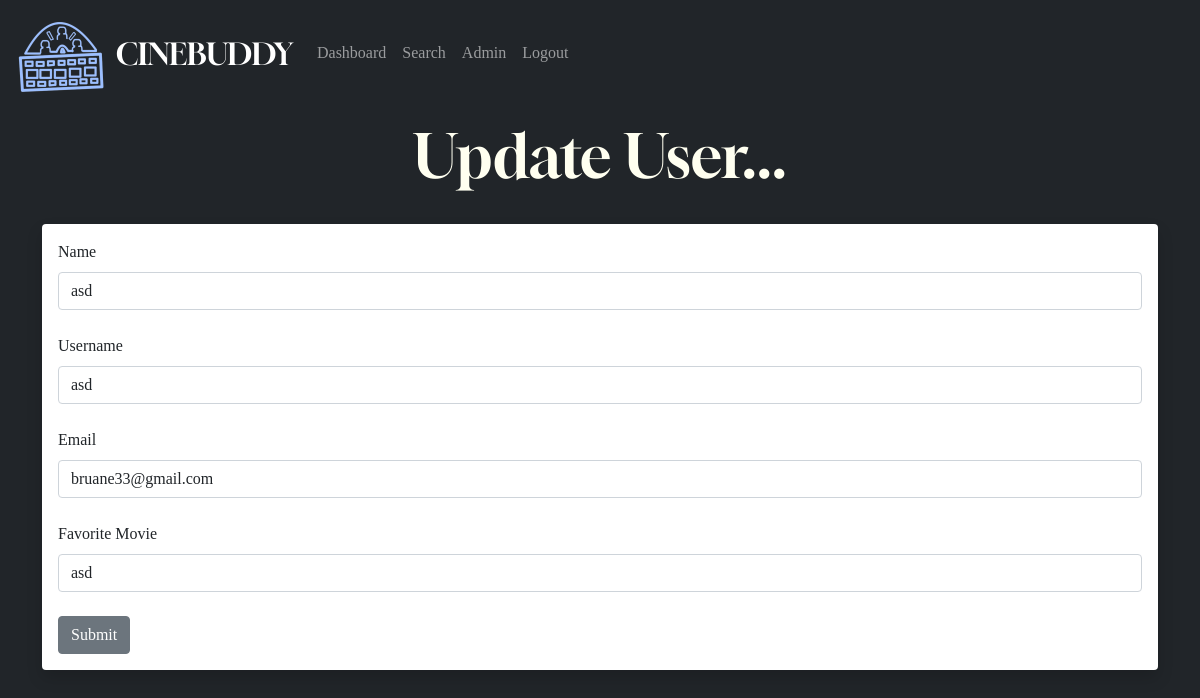
Before: /update/3 (signed in) with the older database file.
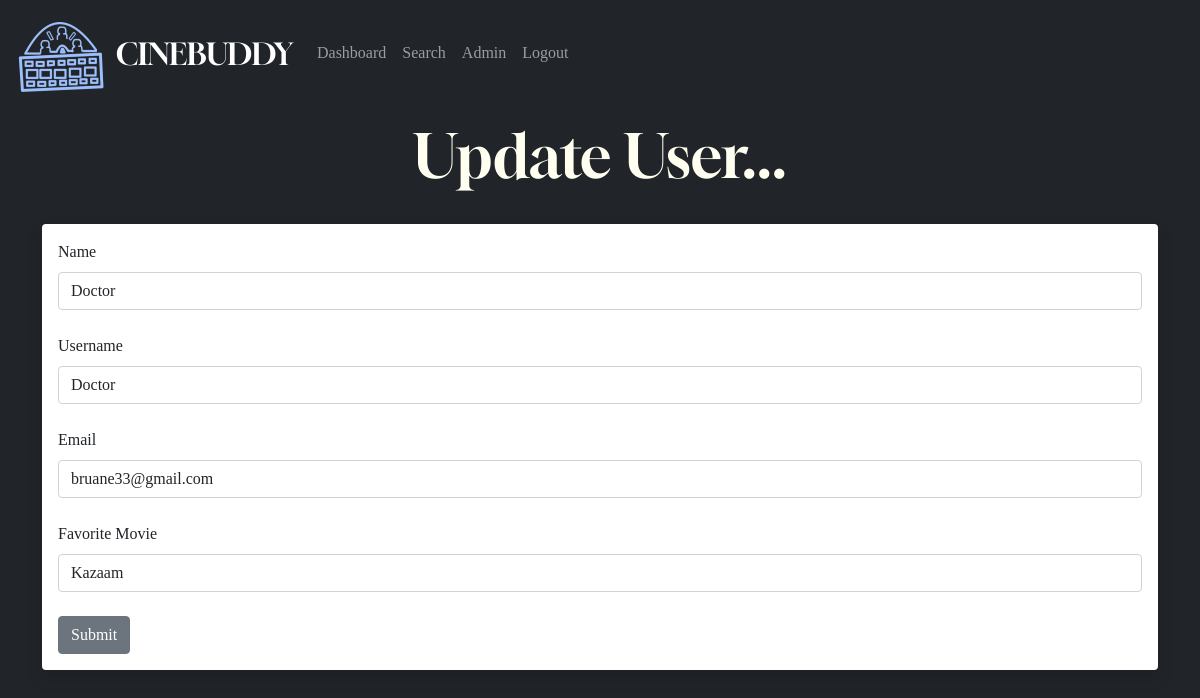
After: the same page with the newer database file.
### app.py (models this page shows, shortened)
class Users(db.Model, UserMixin):
    id = db.Column(db.Integer, primary_key=True)
    username = db.Column(db.String(20), nullable=False, unique=True)
    name = db.Column(db.String(200), nullable=False)
    email = db.Column(db.String(120), nullable=False, unique=True)
    favorite_movie = db.Column(db.String(120))
    about_author = db.Column(db.Text(), nullable=True)
    date_added = db.Column(db.DateTime, default=datetime.utcnow)
    profile_pic = db.Column(db.String(), nullable=True)
    password_hash = db.Column(db.String(128))
    posts = db.relationship('Posts', backref='poster')
    @property
    def password(self):
        raise AttributeError('password is not a readable attribute!')

### app.py (the view)
@app.route('/update/<int:id>', methods=['GET', 'POST'])
@login_required
def update(id):
    form = UserForm()
    name_to_update = Users.query.get_or_404(id)
    if request.method == "POST":
        name_to_update.name = request.form['name']
        name_to_update.email = request.form['email']
        name_to_update.favorite_movie = request.form['favorite_movie']
        name_to_update.password_hash = request.form['password_hash']
        name_to_update.username = request.form['username']
        try:
            db.session.commit()
            flash("User Updated Successfully!")
            return render_template("update.html",
                                   form=form,
                                   name_to_update=name_to_update, id=id)
        except:
            flash("Error!  Looks like there was a problem...try again!")
            return render_template("update.html",
                                   form=form,
                                   name_to_update=name_to_update,
                                   id=id)
    else:
        return render_template("update.html",
                               form=form,
                               name_to_update=name_to_update,
                               id=id)

### webforms.py
class UserForm(FlaskForm):
    name = StringField("Name", validators=[DataRequired()])
    username = StringField("Username", validators=[DataRequired()])
    email = StringField("Email", validators=[DataRequired()])
    favorite_movie = StringField("Favorite Movie")
    about_author = TextAreaField("About Author")
    password_hash = PasswordField('Password', validators=[DataRequired(), EqualTo(
        'password_hash2', message='Password Needs To Match!')])
    password_hash2 = PasswordField(
        'Confirm Password', validators=[DataRequired()])
    profile_pic = FileField("Profile Pic")
    submit = SubmitField("Submit")

class SearchForm(FlaskForm):
    searched = StringField("Searched", validators=[DataRequired()])
    password_hash = PasswordField('Password', validators=[DataRequired(), EqualTo(
        'password_hash2', message='Passwords Must Match!')])
    password_hash2 = PasswordField(
        'Confirm Password', validators=[DataRequired()])
    submit = SubmitField("Submit")

### app.py (called while the page is built)
@login_manager.user_loader
def load_user(user_id):
    return Users.query.get(int(user_id))

@app.context_processor
def base():
    form = SearchForm()
    return dict(form=form)

### templates/update.html (shortened to what this page needs)
{% extends 'base.html' %} {% block content %}
<h1>Update User...</h1>
<br />
<div class="shadow p-3 mb-5 bg-body rounded">
  <form action="/update/{{ name_to_update.id }}" method="POST">
    {{ form.hidden_tag() }} {{ form.name.label(class="form-label") }} {{
    form.name(class="form-control", value=name_to_update.name) }}
    <br />
    {{ form.username.label(class="form-label") }} {{
    form.username(class="form-control", value=name_to_update.username) }}
    <br />
    {{ form.email.label(class="form-label") }} {{
    form.email(class="form-control", value=name_to_update.email) }}
    <br />
    {{ form.favorite_movie.label(class="form-label") }} {{
    form.favorite_movie(class="form-control",
    value=name_to_update.favorite_movie) }}
    <br />
    {{ form.submit(class="btn btn-secondary") }}
  </form>
</div>
<br /><br /><br />
{% endblock %}

### templates/base.html (shortened to what this page needs)
<!DOCTYPE html>
<html lang="en">
  <head>
    <link
      href="https://cdn.jsdelivr.net/npm/bootstrap@5.0.0-beta1/dist/css/bootstrap.min.css"
      rel="stylesheet"
    />
    <link
      href="{{ url_for('static', filename='css/style.css') }}"
      rel="stylesheet"
    />
  </head>
  <body>
    {% include 'navbar.html' %}
    <br />
    <div class="container">{% block content %} {% endblock %}</div>
  </body>
</html>

### templates/navbar.html (shortened to what this page needs)
<nav class="navbar navbar-expand-lg navbar-dark bg-dark">
  <div class="container-fluid">
    <a class="navbar-brand" href="{{ url_for('index') }}">
      <img src="/static/images/logo.png" alt="logo" />
      CINEBUDDY
    </a>
    <div class="collapse navbar-collapse" id="navbarSupportedContent">
      <ul class="navbar-nav me-auto mb-2 mb-lg-0">
        {% if current_user.is_authenticated %}
        <li class="nav-item">
          <a class="nav-link" href="{{ url_for('dashboard')}}">Dashboard</a>
        </li>
        <li class="nav-item">
          <a class="nav-link" href="{{url_for('movies')}}">Search</a>
        </li>
        {% if current_user.id == 1 %}
        <li class="nav-item">
          <a class="nav-link" href="{{ url_for('admin')}}">Admin</a>
        </li>
        {% endif %}
        <li class="nav-item">
          <a class="nav-link" href="{{ url_for('logout')}}">Logout</a>
        </li>
        {% endif %}
      </ul>
    </div>
  </div>
</nav>

### static/css/style.css (style rules this page uses)
h1 { color: ivory; text-align: center; font-size:60px; font-family: Gloock; }
body { background: #212529; font-family: WorkSans; }
.navbar-brand { height: 80px; font-size: 30px; color: #2879C0; font-family: Gloock; }
#navbarSupportedContent { padding-top: 10px; }

Changed rows visible on the page:
changed Users "bruane33@gmail.com": name "asd" → "Doctor"; username "asd" → "Doctor"; favorite_movie "asd" → "Kazaam"
